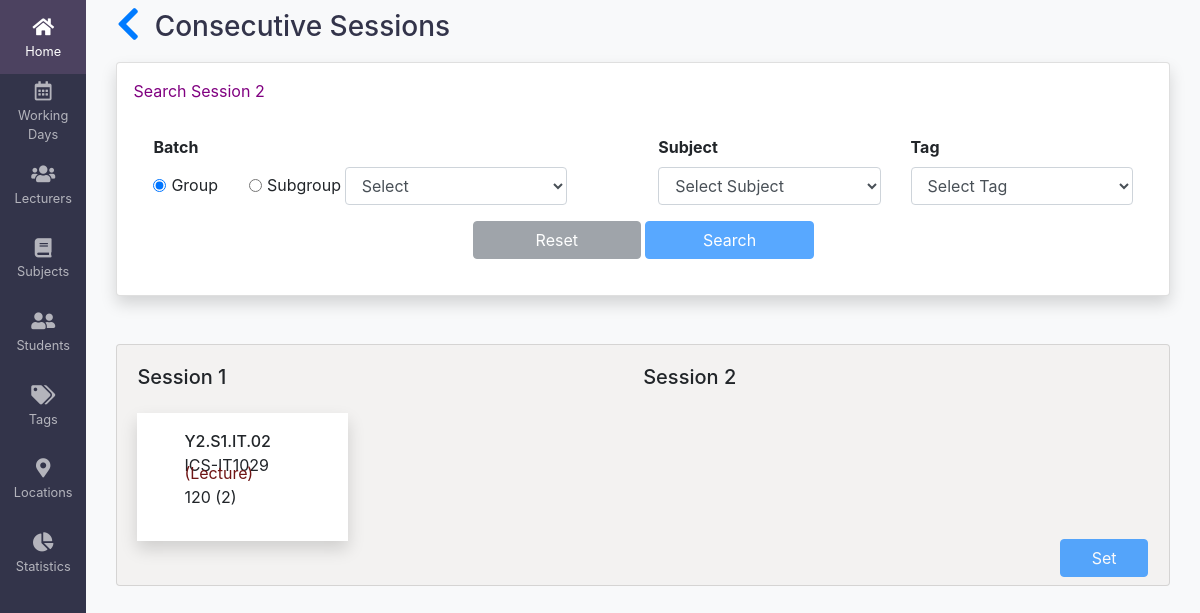
The page /sessions/5/consecutive on the database its author committed.
### timetable/models.py (models this page shows, shortened)
class Session(models.Model):
    lecturers = models.ManyToManyField(Lecturer)
    subject = models.ForeignKey(Subjects, on_delete=models.CASCADE)
    tag = models.ForeignKey(Tags, on_delete=models.CASCADE)
    group_id = models.ForeignKey(Group, on_delete=models.CASCADE)
    subgroup_id = models.ForeignKey(
        Subgroup, on_delete=models.CASCADE, null=True, blank=True)
    student_count = models.IntegerField(default=1)
    duration = models.IntegerField(default=1)
    consecutive_session = models.ForeignKey(
        'self', on_delete=models.CASCADE, null=True, blank=True)
    objects = models.Manager()

class Group(models.Model):
    academic_year_semester = models.ForeignKey(
        AcademicYearSemester, on_delete=models.CASCADE)
    programme = models.ForeignKey(Programme, on_delete=models.CASCADE)
    group_no = models.CharField(max_length=2)
    student_count = models.IntegerField(null=True, blank=True)
    generated_group = models.CharField(max_length=100, blank=True, null=True)
    class Meta:
        constraints = [
            models.UniqueConstraint(
                fields=['academic_year_semester', 'programme', 'group_no'], name='student_details')
        ]

class Subjects(models.Model):
    offeredYear = models.CharField(max_length=4, blank=True)
    offeredSemester = models.CharField(max_length=100, blank=True)
    subjectName = models.CharField(max_length=100, blank=True)
    subjectCode = models.CharField(max_length=10, blank=True)
    noLecHours = models.IntegerField(blank=True, null=True)
    noTutHours = models.IntegerField(blank=True, null=True)
    noLabHours = models.IntegerField(blank=True, null=True)
    noEveHours = models.IntegerField(blank=True, null=True)
    objects = models.Manager()

class Tags(models.Model):
    label = models.CharField(max_length=25, unique=True)
    color = models.CharField(max_length=25, unique=True)

### timetable/views.py (the view)
class ConsecutiveSessionsView(generic.ListView):
    model = Session1
    template_name = 'sessions/consecutive-sessions.html'
    def get_context_data(self, **kwargs):
        context = super().get_context_data(**kwargs)
        context['session1'] = Session1.objects.get(pk=self.kwargs['pk'])
        context['subject_list'] = Subjects1.objects.all()
        context['tags_list'] = Tags.objects.all()
        context['group_list'] = Group.objects.exclude(generated_group=None)
        context['subgroup_list'] = Subgroup.objects.exclude(
            generated_subgroup=None)
        return context

### template/sessions/consecutive-sessions.html (shortened to what this page needs)
{% extends 'base.html' %}
{% block content %}
<div class="container-fluid bg-light">
    <div class="bg-light" style="padding: 10px 0px; font-weight: 900;">
        <h3 style="color: #33344a;" ><a href="{% url 'assign_sessions' %}"><i class="fas fa-chevron-left fa-lg"></i></a>&nbsp; Consecutive Sessions </h3>
    </div>
    <div class="card shadow p-3 mb-5 bg-white rounded">
        <div class="card-title" style="color: purple;">Search Session 2</div>
        <div class="card-body groupy">
            <form>
                <div class="row">
                    <div class="col-6 form-group">
                        <label class="text-black font-weight-bold">Batch</label>
                        <br>
                        <div class="col-2 form-check form-check-inline">
                            <input id="batchId1" class="form-check-input" type="radio" name="batch" value="group"  checked="true" />
                            <label for="batchId1" class="form-check-label">Group</label>
                        </div>
                        <div class="col-2 form-check form-check-inline">
                            <input id="batchId2" class="form-check-input" type="radio" name="batch" value="subgroup">
                            <label for="batchId2" class="form-check-label">Subgroup</label>
                        </div>
                        <div class="col-6 form-check form-check-inline changegroup">
                            <select id="groupId" class="form-control selectpicker" data-live-search="true" name="group">
                                <option value="default" disabled selected>Select </option>
                            </select>
                        </div>
                    </div>
                    <div class="col-3 form-group">
                        <label for="subjectId" class="text-black font-weight-bold">Subject</label>
                        <select id="subjectId" class="form-control selectpicker" data-live-search="true" name="subject">
                            <option value="default" disabled selected>Select Subject</option>
                        </select>
                    </div>
                    <div class="col-3 form-group">
                        <label for="tagId" class="text-black font-weight-bold">Tag</label>
                        <select id="tagId" class="form-control selectpicker" data-live-search="true" name="tag">
                            <option value="default" disabled selected>Select Tag</option>
                        </select>
                    </div>
                </div>
                <div class="row justify-content-md-center">
                    <button class="btn btn-secondary col-2" id="reset_btn" disabled="true">Reset</button> &nbsp;
                    <button class="btn btn-primary col-2" id="search_btn" disabled="true">Search</button>
                </div>
            </form>
        </div>
    </div>
    <div class="card">
        <div class="card-body" style="position: relative;">
            <div class="left">
                <h5 class="card-title">Session 1</h5>
                <div class="bg-white col-5 shadow text-black my-4 mr-4 some" id="{{session1.id}}">
                    <div class="p-4 m-2">
                        {% if session1.group_id %}
                            <p style="font-weight: 500; ">{{ session1.group_id.generated_group}}</p>
                        {% else %}
                            <p>{{ session1.subgroup_id.generated_subgroup}}</p>
                        {% endif %}
                        <p>{{ session1.subject.subjectName}}-{{ session1.subject.subjectCode}} <span style="color:{{session1.tag.color}};">({{ session1.tag.label}})</span></p>
                        <p>{{ session1.student_count}} ({{ session1.duration}})</p>
                    </div>
                </div>
            </div>
            <div class="right" >
                <h5 class="card-title">Session 2</h5>
            </div>
            <button class="btn btn-primary bottom col-1" id="save_btn" disabled="true"> Set </button>
        </div>
    </div>
</div>
{% endblock content %}

### template/sessions/consecutive-sessions.html (style rules this page uses)
.some { line-height: 0.5; }
.left { float: left; width: 50%; }
.right { float: left; width: 50%; }
.bottom { position: absolute; right: 21px; bottom: 8px; }

### template/base.html (style rules this page uses)
html, body { height: 100%; }
.card { background: #f3f2f1; }

### rows shown on the page
Session: group_id.generated_group "Y2.S1.IT.02", subject.subjectName "ICS", subject.subjectCode "IT1029", tag.label "Lecture", student_count "120", duration "2"
